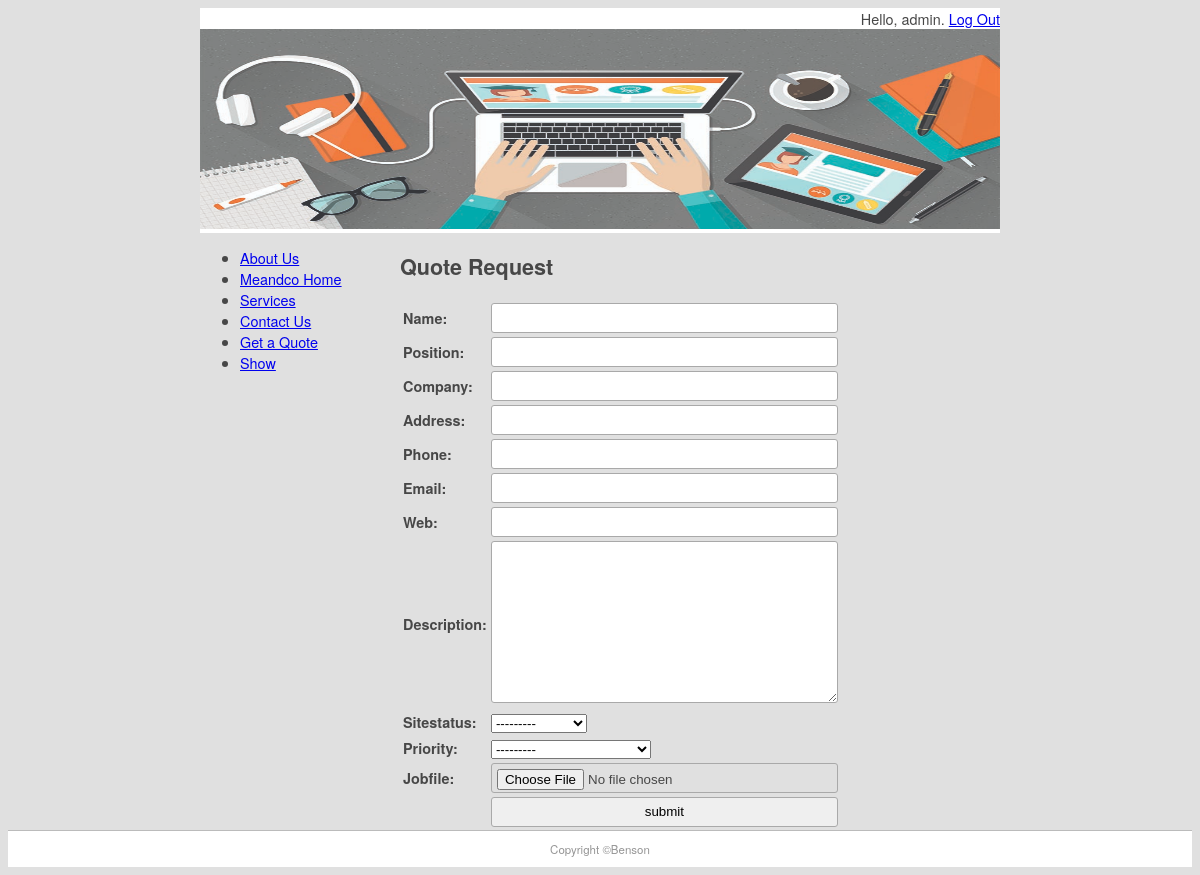
The page /quote/ (signed in) on the database its author committed.
### pages/models.py (models this page shows, shortened)
class Page(models.Model):
    title = models.CharField(max_length=60)
    permalink = models.CharField(max_length=12,
unique=True)
    update_date = models.DateTimeField('Last Updated')
    bodytext = models.TextField('Page Content',
blank=True)

### quotes/views.py (the view)
# urls.py: path('', views.quote_req, name='quote-request'),
@login_required(login_url=reverse_lazy('login'))
def quote_req(request):
    submitted = False
    if request.method == 'POST':
        form =  QuoteForm(request.POST, request.FILES)
        if form.is_valid():
            quote = form.save(commit=False)
            try:
                quote.username = request.user
            except Exception:
                pass
            quote.save()
            return HttpResponseRedirect('/quote/?submitted=True')
    else:
        form = QuoteForm()
        if 'submitted' in request.GET:
            submitted = True
    return render(request, 'quotes/quote.html',
{'form': form, 'page_list': Page.objects.all(),
'submitted': submitted})

### quotes/forms.py
class QuoteForm(ModelForm):
    require_css_class = 'required'
    class Meta:
        model = Quote
        fields = [
            'name', 'position', 'company', 'address',
            'phone', 'email', 'web', 'description',
            'sitestatus','priority','jobfile'
        ]

### quotes/templates/quotes/quote.html (shortened to what this page needs)
{% extends "base.html" %}
{% block sidenav %}
    {% for page in page_list %}
        <li><a href="{{ page.permalink }}">{{ page.title }}</a></li>
    {% endfor %}
{% endblock sidenav %}
{% block content %}
<h1>Quote Request </h1>
{% if submitted %}
    <p class="success">
        Your quote was submitted successfully. Thank you.
    </p>
{% else %}
     <form action="" enctype="multipart/form-data"
method="POST" novalidate>
     <table>
         {{ form.as_table}}
         <tr>
             <td>&nbsp;</td>
             <td><input type="submit" value="submit"></td>
         </tr>
     </table>
</form>
{% endif %}
{% endblock content %}

### mfdw_site/templates/base.html (shortened to what this page needs)
{% load static %}
<!doctype html>
<html>
<head>
<link href="{% static 'main.css' %}" rel="stylesheet"type="text/css">
</head>
<body>
    <div id="wrapper">
        <header id="header">
            <span style="float: right;">
              {% if user.is_authenticated %}
                Hello, {{ user.username }}. <a href="{% url 'logout' %}?next=/">Log Out </a>
                {% else %}
                   Not logged in. <a href="{% url 'login' %}?next=/">Login</a>
              {% endif %}
            </span>
            <div id="topbanner"><img src="{% static 'top_banner.jpg' %}" width="800" height="200" alt=""/></div>
        </header>
        <aside id="leftsidebar">
            <ul>
            <nav id="id">
                {% block sidenav %}{% endblock sidenav %}
               <li><a href="/contact">Contact Us</a></li>
               <li><a href="/quote/">Get a Quote</a></li>
               <li><a href="/quote/show">Show</a></li>
            </ul>
        </aside>
    </div>
    <section id="main">
        {% block content %}{% endblock content %}
        </section>
        <footer id="footer">Copyright &copy;Benson</footer>
</body>
</html>

### mfdw_site/static/main.css (style rules this page uses)
#header { border-style: none; width: 800px; height: auto; }
#wrapper { margin-top: 0px; margin-left: auto; margin-right: auto; background-color: #FFFFFF; width: 800px; }
body { background-color: #E0E0E0; font-family: Gotham, "Helvetica Neue", Helvetica, Arial, sans-serif; font-size: 0.9em; text-align: justify; color: #474747; }
#footer { text-align: center; font-size: 0.8em; margin-top: 5px; padding-top: 10px; padding-bottom: 10px; background-color: #FFFFFF; border-top: thin solid #BBBBBB; clear: both; color: #969696; }
#leftsidebar { width: 180px; height: 350px; float: left; }
#main { width: 560px; float: left; margin-left: 20px; margin-right: 10px; padding-right: 10px; }
input, textarea { width: 100%; padding: 5px!important; -webkit-box-sizing: border-box; -moz-box-sizing: border-box; box-sizing: border-box; border-radius: 3px; border-style: solid; border-width: 1px; border-color: rgb(169,169,169) }
input { height: 30px; }

### rows shown on the page
Page: title "About Us"
Page: title "Meandco Home"
Page: title "Services"

### other values the page prints
{{ user.username }} "admin"
